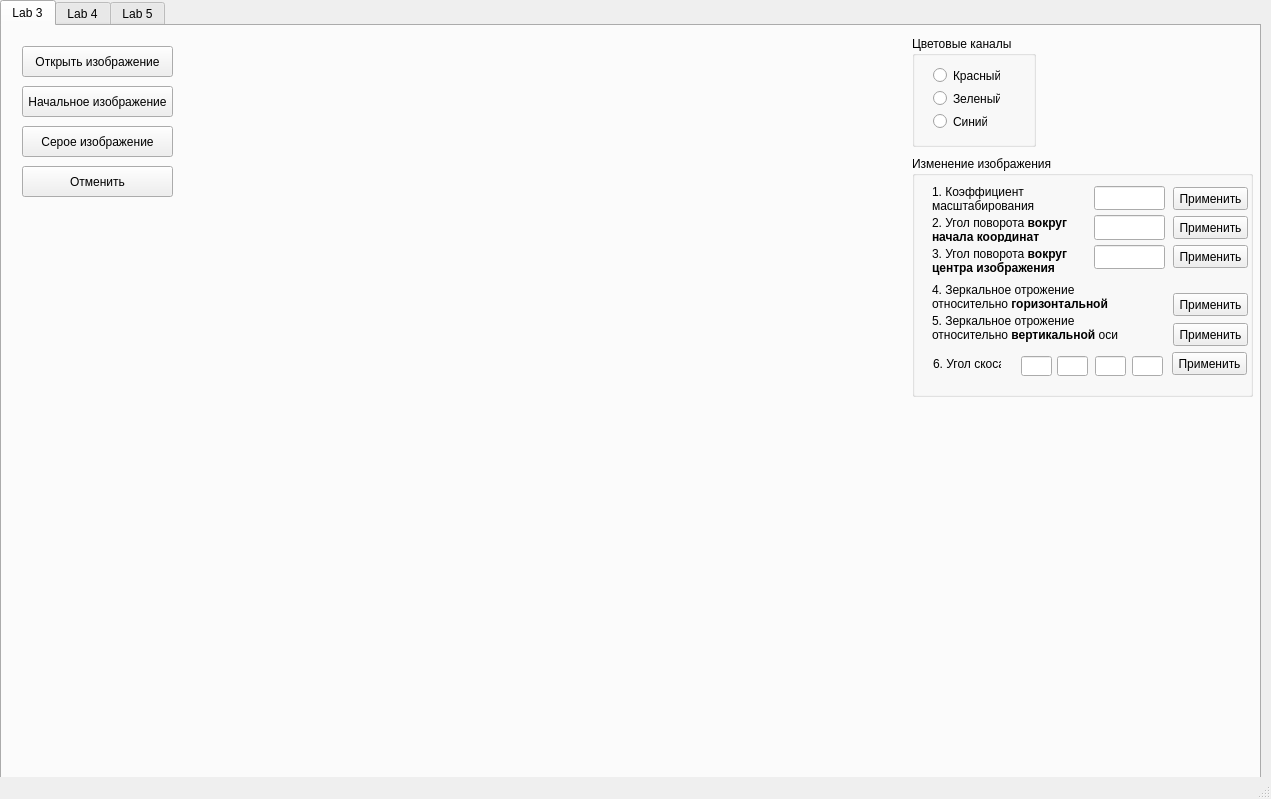
<?xml version="1.0" encoding="UTF-8"?>
<ui version="4.0">
 <class>MainWindow</class>
 <widget class="QMainWindow" name="MainWindow">
  <property name="geometry">
   <rect>
    <x>0</x>
    <y>0</y>
    <width>1271</width>
    <height>799</height>
   </rect>
  </property>
  <property name="windowTitle">
   <string>MainWindow</string>
  </property>
  <widget class="QWidget" name="centralwidget">
   <widget class="QTabWidget" name="tabWidget">
    <property name="geometry">
     <rect>
      <x>0</x>
      <y>0</y>
      <width>1261</width>
      <height>781</height>
     </rect>
    </property>
    <property name="currentIndex">
     <number>0</number>
    </property>
    <widget class="QWidget" name="lab_3">
     <attribute name="title">
      <string>Lab 3</string>
     </attribute>
     <widget class="QToolButton" name="open_image">
      <property name="geometry">
       <rect>
        <x>20</x>
        <y>20</y>
        <width>151</width>
        <height>31</height>
       </rect>
      </property>
      <property name="text">
       <string>Открыть изображение</string>
      </property>
     </widget>
     <widget class="QLabel" name="image">
      <property name="geometry">
       <rect>
        <x>30</x>
        <y>190</y>
        <width>211</width>
        <height>211</height>
       </rect>
      </property>
      <property name="text">
       <string/>
      </property>
     </widget>
     <widget class="QLabel" name="image_2">
      <property name="geometry">
       <rect>
        <x>260</x>
        <y>30</y>
        <width>631</width>
        <height>531</height>
       </rect>
      </property>
      <property name="text">
       <string/>
      </property>
     </widget>
     <widget class="QGroupBox" name="groupBox">
      <property name="geometry">
       <rect>
        <x>910</x>
        <y>10</y>
        <width>124</width>
        <height>111</height>
       </rect>
      </property>
      <property name="title">
       <string>Цветовые каналы</string>
      </property>
      <widget class="QRadioButton" name="red_ratio">
       <property name="geometry">
        <rect>
         <x>21</x>
         <y>31</y>
         <width>67</width>
         <height>17</height>
        </rect>
       </property>
       <property name="text">
        <string>Красный</string>
       </property>
      </widget>
      <widget class="QRadioButton" name="green_ratio">
       <property name="geometry">
        <rect>
         <x>21</x>
         <y>54</y>
         <width>67</width>
         <height>17</height>
        </rect>
       </property>
       <property name="text">
        <string>Зеленый</string>
       </property>
      </widget>
      <widget class="QRadioButton" name="blue_ratio">
       <property name="geometry">
        <rect>
         <x>21</x>
         <y>77</y>
         <width>54</width>
         <height>17</height>
        </rect>
       </property>
       <property name="text">
        <string>Синий</string>
       </property>
      </widget>
     </widget>
     <widget class="QPushButton" name="initial_image">
      <property name="geometry">
       <rect>
        <x>20</x>
        <y>60</y>
        <width>151</width>
        <height>31</height>
       </rect>
      </property>
      <property name="text">
       <string>Начальное изображение</string>
      </property>
     </widget>
     <widget class="QPushButton" name="grey_image">
      <property name="geometry">
       <rect>
        <x>20</x>
        <y>100</y>
        <width>151</width>
        <height>31</height>
       </rect>
      </property>
      <property name="text">
       <string>Серое изображение</string>
      </property>
     </widget>
     <widget class="QGroupBox" name="groupBox_2">
      <property name="geometry">
       <rect>
        <x>910</x>
        <y>130</y>
        <width>341</width>
        <height>241</height>
       </rect>
      </property>
      <property name="title">
       <string>Изменение изображения</string>
      </property>
      <widget class="QLineEdit" name="scale">
       <property name="geometry">
        <rect>
         <x>182</x>
         <y>30</y>
         <width>71</width>
         <height>24</height>
        </rect>
       </property>
      </widget>
      <widget class="QLabel" name="label_scale">
       <property name="geometry">
        <rect>
         <x>20</x>
         <y>30</y>
         <width>151</width>
         <height>26</height>
        </rect>
       </property>
       <property name="text">
        <string>1. Коэффициент масштабирования</string>
       </property>
       <property name="textFormat">
        <enum>Qt::AutoText</enum>
       </property>
       <property name="scaledContents">
        <bool>false</bool>
       </property>
       <property name="wordWrap">
        <bool>true</bool>
       </property>
      </widget>
      <widget class="QLabel" name="label_angle_center_coord">
       <property name="geometry">
        <rect>
         <x>20</x>
         <y>60</y>
         <width>141</width>
         <height>26</height>
        </rect>
       </property>
       <property name="text">
        <string>&lt;html&gt;&lt;head/&gt;&lt;body&gt;&lt;p&gt;2. Угол поворота &lt;span style=&quot; font-weight:600;&quot;&gt;вокруг начала координат&lt;/span&gt;&lt;/p&gt;&lt;/body&gt;&lt;/html&gt;</string>
       </property>
       <property name="wordWrap">
        <bool>true</bool>
       </property>
      </widget>
      <widget class="QLineEdit" name="angle_center_coord">
       <property name="geometry">
        <rect>
         <x>182</x>
         <y>59</y>
         <width>71</width>
         <height>25</height>
        </rect>
       </property>
      </widget>
      <widget class="QPushButton" name="apply_scale">
       <property name="geometry">
        <rect>
         <x>261</x>
         <y>31</y>
         <width>75</width>
         <height>23</height>
        </rect>
       </property>
       <property name="text">
        <string>Применить</string>
       </property>
      </widget>
      <widget class="QPushButton" name="apply_angle_center_coord">
       <property name="geometry">
        <rect>
         <x>261</x>
         <y>60</y>
         <width>75</width>
         <height>23</height>
        </rect>
       </property>
       <property name="text">
        <string>Применить</string>
       </property>
      </widget>
      <widget class="QPushButton" name="apply_center_img">
       <property name="geometry">
        <rect>
         <x>261</x>
         <y>89</y>
         <width>75</width>
         <height>23</height>
        </rect>
       </property>
       <property name="text">
        <string>Применить</string>
       </property>
      </widget>
      <widget class="QPushButton" name="apply_mirror_horizontal">
       <property name="geometry">
        <rect>
         <x>261</x>
         <y>137</y>
         <width>75</width>
         <height>23</height>
        </rect>
       </property>
       <property name="text">
        <string>Применить</string>
       </property>
      </widget>
      <widget class="QPushButton" name="apply_mirror_vertical">
       <property name="geometry">
        <rect>
         <x>261</x>
         <y>167</y>
         <width>75</width>
         <height>23</height>
        </rect>
       </property>
       <property name="text">
        <string>Применить</string>
       </property>
      </widget>
      <widget class="QPushButton" name="apply_angle_bevel">
       <property name="geometry">
        <rect>
         <x>260</x>
         <y>196</y>
         <width>75</width>
         <height>23</height>
        </rect>
       </property>
       <property name="text">
        <string>Применить</string>
       </property>
      </widget>
      <widget class="QLineEdit" name="angle_center_img">
       <property name="geometry">
        <rect>
         <x>182</x>
         <y>89</y>
         <width>71</width>
         <height>24</height>
        </rect>
       </property>
      </widget>
      <widget class="QLabel" name="label_angle_center_img">
       <property name="geometry">
        <rect>
         <x>20</x>
         <y>90</y>
         <width>141</width>
         <height>31</height>
        </rect>
       </property>
       <property name="text">
        <string>&lt;html&gt;&lt;head/&gt;&lt;body&gt;&lt;p&gt;3. Угол поворота &lt;span style=&quot; font-weight:600;&quot;&gt;вокруг центра изображения&lt;/span&gt;&lt;/p&gt;&lt;/body&gt;&lt;/html&gt;</string>
       </property>
       <property name="wordWrap">
        <bool>true</bool>
       </property>
      </widget>
      <widget class="QLabel" name="label_mirror_horizontal">
       <property name="geometry">
        <rect>
         <x>20</x>
         <y>127</y>
         <width>191</width>
         <height>31</height>
        </rect>
       </property>
       <property name="text">
        <string>&lt;html&gt;&lt;head/&gt;&lt;body&gt;&lt;p&gt;4. Зеркальное отрожение относительно &lt;span style=&quot; font-weight:600;&quot;&gt;горизонтальной&lt;/span&gt; оси&lt;/p&gt;&lt;/body&gt;&lt;/html&gt;</string>
       </property>
       <property name="wordWrap">
        <bool>true</bool>
       </property>
      </widget>
      <widget class="QLabel" name="label_mirror_vertical">
       <property name="geometry">
        <rect>
         <x>20</x>
         <y>157</y>
         <width>191</width>
         <height>31</height>
        </rect>
       </property>
       <property name="text">
        <string>&lt;html&gt;&lt;head/&gt;&lt;body&gt;&lt;p&gt;5. Зеркальное отрожение относительно &lt;span style=&quot; font-weight:600;&quot;&gt;вертикальной&lt;/span&gt; оси&lt;/p&gt;&lt;/body&gt;&lt;/html&gt;</string>
       </property>
       <property name="wordWrap">
        <bool>true</bool>
       </property>
      </widget>
      <widget class="QLineEdit" name="koeff_D">
       <property name="geometry">
        <rect>
         <x>220</x>
         <y>200</y>
         <width>31</width>
         <height>20</height>
        </rect>
       </property>
      </widget>
      <widget class="QLabel" name="label_angle_bevel">
       <property name="geometry">
        <rect>
         <x>21</x>
         <y>200</y>
         <width>68</width>
         <height>16</height>
        </rect>
       </property>
       <property name="text">
        <string>6. Угол скоса</string>
       </property>
      </widget>
      <widget class="QLineEdit" name="koeff_C">
       <property name="geometry">
        <rect>
         <x>183</x>
         <y>200</y>
         <width>31</width>
         <height>20</height>
        </rect>
       </property>
      </widget>
      <widget class="QLineEdit" name="koeff_B">
       <property name="geometry">
        <rect>
         <x>145</x>
         <y>200</y>
         <width>31</width>
         <height>20</height>
        </rect>
       </property>
      </widget>
      <widget class="QLineEdit" name="koeff_A">
       <property name="geometry">
        <rect>
         <x>109</x>
         <y>200</y>
         <width>31</width>
         <height>20</height>
        </rect>
       </property>
      </widget>
     </widget>
     <widget class="QPushButton" name="revoke">
      <property name="geometry">
       <rect>
        <x>20</x>
        <y>140</y>
        <width>151</width>
        <height>31</height>
       </rect>
      </property>
      <property name="text">
       <string>Отменить</string>
      </property>
     </widget>
    </widget>
    <widget class="QWidget" name="lab_4">
     <attribute name="title">
      <string>Lab 4</string>
     </attribute>
    </widget>
    <widget class="QWidget" name="lab_5">
     <attribute name="title">
      <string>Lab 5</string>
     </attribute>
    </widget>
   </widget>
  </widget>
  <widget class="QMenuBar" name="menubar">
   <property name="geometry">
    <rect>
     <x>0</x>
     <y>0</y>
     <width>1271</width>
     <height>21</height>
    </rect>
   </property>
  </widget>
  <widget class="QStatusBar" name="statusbar"/>
 </widget>
 <resources/>
 <connections/>
</ui>
